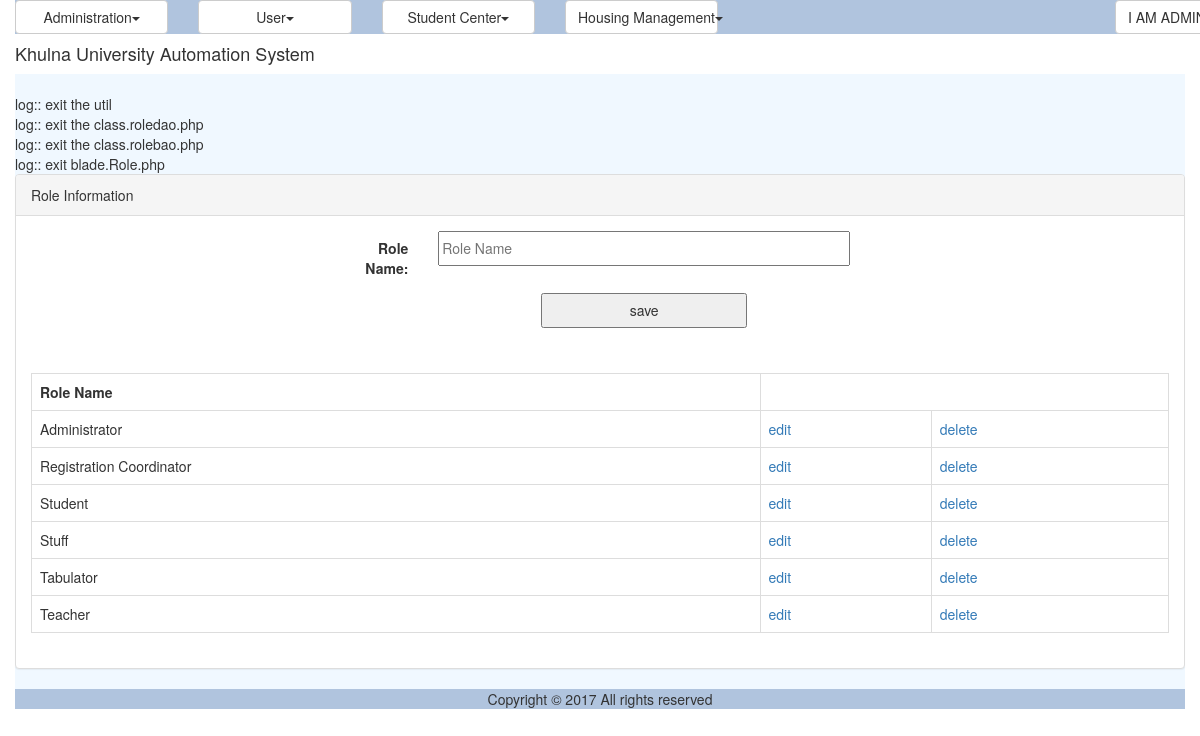
The app's page /role.php (signed in) with its own data.
### tables this page shows
CREATE TABLE `tbl_role` (
  `ID` varchar(40) NOT NULL,
  `Name` varchar(50) NOT NULL
);

### common/class.common.php (called while the page is built, shortened)
<?php
include_once 'class.common.user.php';
class Result{
    private $_IsSuccess=0;
    private $_ResultObject;
    public function setIsSuccess($IsSuccess){
        $this->_IsSuccess = $IsSuccess;
    }
    public function getIsSuccess(){
        return $this->_IsSuccess;
    }
    public function setResultObject($ResultObject){
        $this->_ResultObject = $ResultObject;
    }
    public function getResultObject(){
        return $this->_ResultObject;
    }
}
?>

### common/class.common.user.php (called while the page is built, shortened)
<?php
class Role{
    private $_ID;
    private $_Name;
    public function setID ( $ID ) {
        $this->_ID = $ID;
    }
    public function getID () {
        return $this->_ID;
    }
    public function setName( $Name ) {
        $this->_Name = $Name;
    }
    public function getName() {
        return $this->_Name;
    }
}
?>

### modules/user/ui/view.role.php (the view)
<?php
include_once 'blade/view.role.blade.php';
include_once './common/class.common.php';
?>
<div class="panel panel-default">
    <div class="panel-heading">Role Information</div>
    <div class="panel-body">
	<div id="form">
		<form method="post" class="form-horizontal">
				<div class="form-group">
              	<label class="control-label col-sm-2" for="txtName">Role Name:</label>
              	<div class="col-sm-10">
				<input type="text" name="txtName" placeholder="Role Name" value="<?php
					if(isset($_GET['edit'])) echo $getROW->getName();  ?>" />
				</div>
				</div>
		        <div class="form-group">
	              <div class="col-sm-offset-2 col-sm-10">
						<?php
						if(isset($_GET['edit']))
						{
							?>
							<button type="submit" name="update">update</button>
							<?php
						}
						else
						{
							?>
							<button type="submit" name="save">save</button>
							<?php
						}
						?>
				</div>
				</div>
		</form>
	</div>
	</div>
	<div class="panel-body">
	<table class="table table-bordered">
	<?php
	$Result = $_RoleBAO->getAllRoles();
	if($Result->getIsSuccess()){
		$RoleList = $Result->getResultObject();
	?>
		<tr>
			<th>Role Name</th>
		</tr>
		<?php
		for($i = 0; $i < sizeof($RoleList); $i++) {
			$Role = $RoleList[$i];
			?>
		    <tr>
			    <td><?php echo $Role->getName(); ?></td>
			    <td><a href="?edit=<?php echo $Role->getID(); ?>" onclick="return confirm('sure to edit !'); " >edit</a></td>
			    <td><a href="?del=<?php echo $Role->getID(); ?>" onclick="return confirm('sure to delete !'); " >delete</a></td>
		    </tr>
	    <?php
		}
	}
	else{
		echo $Result->getResultObject();
	}
	?>
	</table>
	</div>
</div>

### resources/css/style.css (style rules this page uses)
#form { width:500px; margin:0px auto; text-align:center; }
#form form input { width:100%; height:35px; }
form button { width:50%; height:35px; }
table,td { border:solid #e9e9e9 1px; }

### records on screen
tbl_role: Name "Administrator"
tbl_role: Name "Registration Coordinator"
tbl_role: Name "Student"
tbl_role: Name "Stuff"
tbl_role: Name "Tabulator"
tbl_role: Name "Teacher"

### other values on screen
$globalMenu[$i]->getTitle() "Administration User Student Center Housing Management"
$CurrentUser->getFirstName() "I AM"
